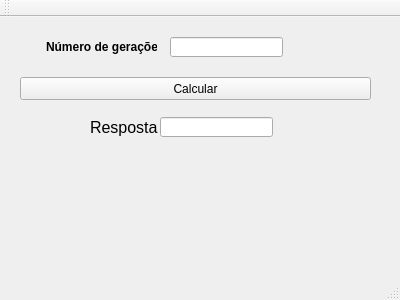
<?xml version="1.0" encoding="UTF-8"?>
<ui version="4.0">
 <class>MainWindow</class>
 <widget class="QMainWindow" name="MainWindow">
  <property name="geometry">
   <rect>
    <x>0</x>
    <y>0</y>
    <width>400</width>
    <height>300</height>
   </rect>
  </property>
  <property name="windowTitle">
   <string>MainWindow</string>
  </property>
  <widget class="QWidget" name="centralWidget">
   <widget class="QLineEdit" name="edGeracoes">
    <property name="geometry">
     <rect>
      <x>170</x>
      <y>20</y>
      <width>113</width>
      <height>20</height>
     </rect>
    </property>
   </widget>
   <widget class="QLabel" name="label">
    <property name="geometry">
     <rect>
      <x>46</x>
      <y>20</y>
      <width>111</width>
      <height>20</height>
     </rect>
    </property>
    <property name="font">
     <font>
      <weight>75</weight>
      <bold>true</bold>
     </font>
    </property>
    <property name="text">
     <string>Número de gerações</string>
    </property>
   </widget>
   <widget class="QPushButton" name="btnCalcular">
    <property name="geometry">
     <rect>
      <x>20</x>
      <y>60</y>
      <width>351</width>
      <height>23</height>
     </rect>
    </property>
    <property name="text">
     <string>Calcular</string>
    </property>
   </widget>
   <widget class="QLineEdit" name="edResposta">
    <property name="geometry">
     <rect>
      <x>160</x>
      <y>100</y>
      <width>113</width>
      <height>20</height>
     </rect>
    </property>
   </widget>
   <widget class="QLabel" name="label_2">
    <property name="geometry">
     <rect>
      <x>90</x>
      <y>100</y>
      <width>71</width>
      <height>20</height>
     </rect>
    </property>
    <property name="font">
     <font>
      <pointsize>12</pointsize>
     </font>
    </property>
    <property name="text">
     <string>Resposta</string>
    </property>
   </widget>
  </widget>
  <widget class="QMenuBar" name="menuBar">
   <property name="geometry">
    <rect>
     <x>0</x>
     <y>0</y>
     <width>400</width>
     <height>21</height>
    </rect>
   </property>
  </widget>
  <widget class="QToolBar" name="mainToolBar">
   <attribute name="toolBarArea">
    <enum>TopToolBarArea</enum>
   </attribute>
   <attribute name="toolBarBreak">
    <bool>false</bool>
   </attribute>
  </widget>
  <widget class="QStatusBar" name="statusBar"/>
 </widget>
 <layoutdefault spacing="6" margin="11"/>
 <resources/>
 <connections/>
</ui>
